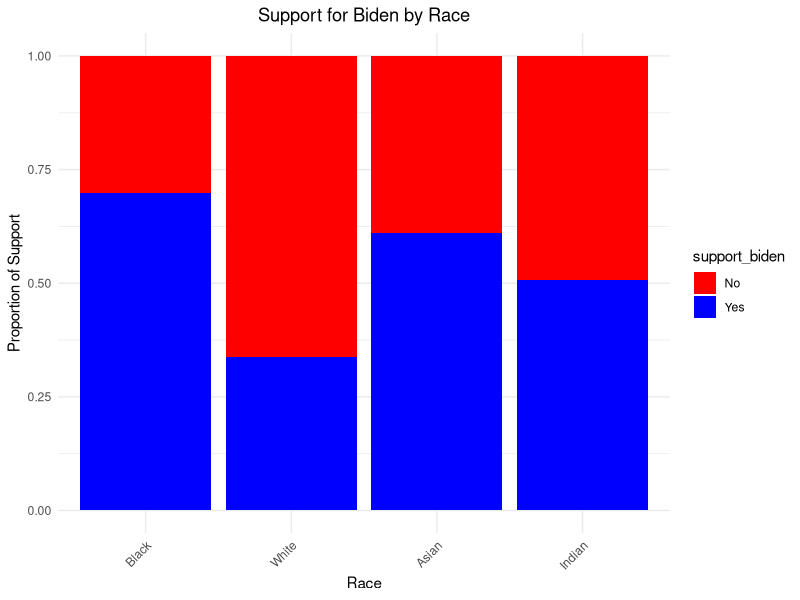
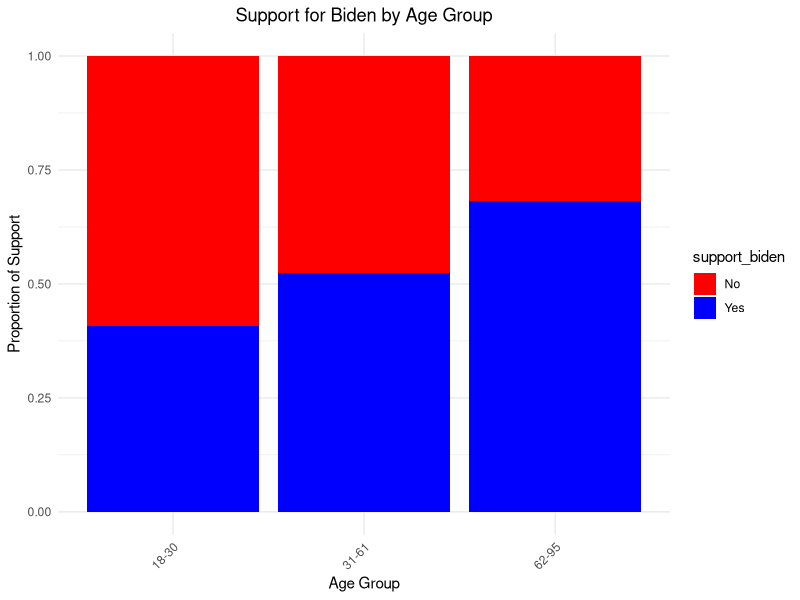
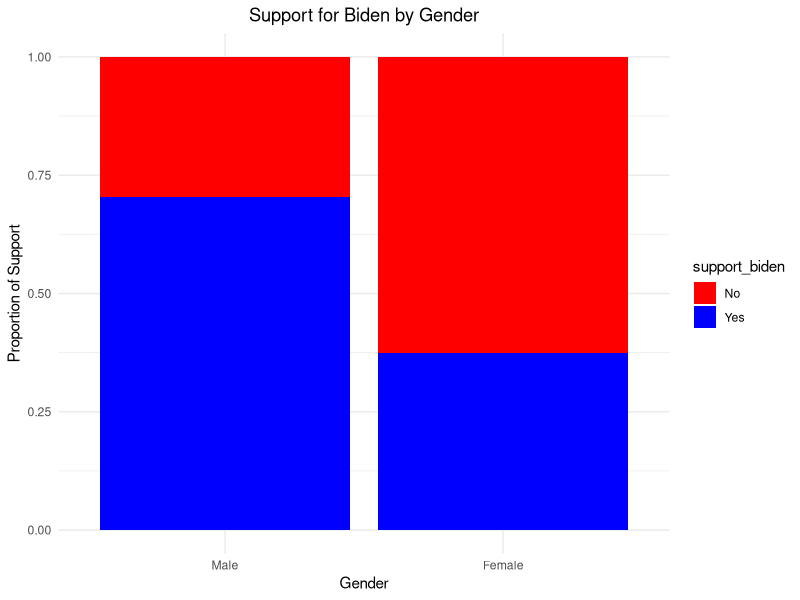

The R source for these figures, in order:
## Work space set up ##
# Load necessary libraries
library(ggplot2)
library(dplyr)
library(tibble)

# Set seed for reproducibility
set.seed(438)

# Define variables
races <- c('Black', 'White', 'Asian', 'Indian')
age_groups <- c('18-30', '31-61', '62-95')
genders <- c(1, 2) # 1 for male, 2 for female
support_options <- c('Yes', 'No')

# Simulate data with distinct support probabilities for different groups
n <- 1000 # Number of observations
simulated_data <- expand.grid(race = races, age_group = age_groups, gender = genders, rep = 1:(n/length(races)/length(age_groups)/length(genders)))
simulated_data$support_biden <- NA

# Assign probabilities based on group combinations
for (i in 1:nrow(simulated_data)) {
  # Conditions for race
  if (simulated_data$race[i] == 'Black') {
    prob_yes <- 0.9
  } else if (simulated_data$race[i] == 'White') {
    prob_yes <- 0.4
  } else if (simulated_data$race[i] == 'Asian') {
    prob_yes <- 0.7
  } else if (simulated_data$race[i] == 'Indian') {
    prob_yes <- 0.6
  }
  
# Adjust for age group
  if (simulated_data$age_group[i] == '18-30') {
    prob_yes <- prob_yes * 0.8 # Slightly less likely to support
  } else if (simulated_data$age_group[i] == '62-95') {
    prob_yes <- prob_yes * 1.5 # Slightly more likely to support
  }
  
# Adjust for gender
  if (simulated_data$gender[i] == 2) { # Assuming female are slightly more likely to support
    prob_yes <- prob_yes * 0.5
  }
  
# Ensure probabilities are within [0,1]
  prob_yes <- min(max(prob_yes, 0), 1)
  
# Assign support based on calculated probability
  simulated_data$support_biden[i] <- sample(support_options, 1, replace = TRUE, prob = c(prob_yes, 1-prob_yes))
}

simulated_data <- select(simulated_data, -rep)

# Visualization of Support for Biden by Race
ggplot(simulated_data, aes(x = race, fill = support_biden)) +
  geom_bar(position = "fill") +
  scale_fill_manual(values = c('Yes' = 'blue', 'No' = 'red')) +
  labs(title = "Support for Biden by Race", x = "Race", y = "Proportion of Support") +
  theme_minimal() +
  theme(plot.title = element_text(hjust = 0.5),
        axis.text.x = element_text(angle = 45, hjust = 1))

# Visualization of Support for Biden by Age Group
ggplot(simulated_data, aes(x = age_group, fill = support_biden)) +
  geom_bar(position = "fill") + # Use "fill" to show proportions
  scale_fill_manual(values = c('Yes' = 'blue', 'No' = 'red')) +
  labs(title = "Support for Biden by Age Group", x = "Age Group", y = "Proportion of Support") +
  theme_minimal() +
  theme(plot.title = element_text(hjust = 0.5),
        axis.text.x = element_text(angle = 45, hjust = 1))

# Visualization of Support for Biden by Gender
ggplot(simulated_data, aes(x = factor(gender, labels = c('Male', 'Female')), fill = support_biden)) +
  geom_bar(position = "fill") + # Use "fill" to show proportions
  scale_fill_manual(values = c('Yes' = 'blue', 'No' = 'red')) +
  labs(title = "Support for Biden by Gender", x = "Gender", y = "Proportion of Support") +
  theme_minimal() +
  theme(plot.title = element_text(hjust = 0.5),
        axis.text.x = element_text(angle = 0, hjust = 0.5))

